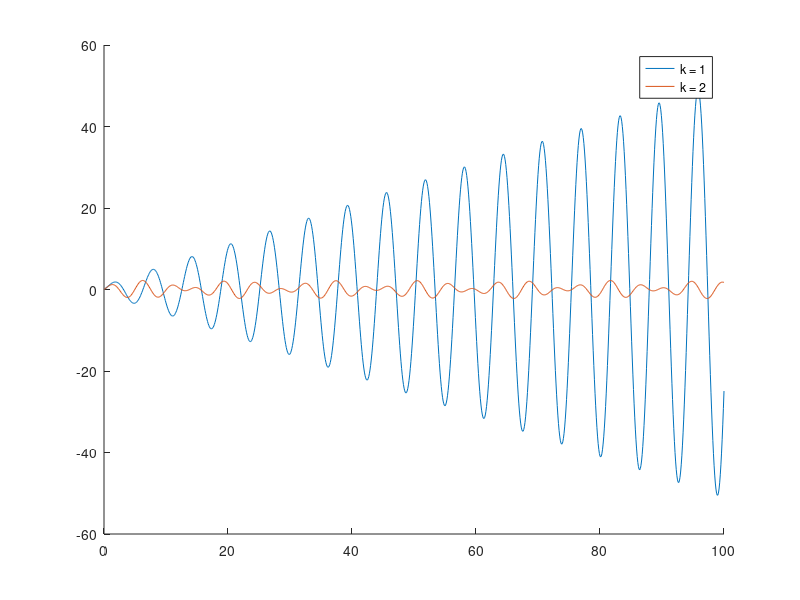

This chart was generated by the following MATLAB code:
h = 0.1;
t = (0:h:100)'; N = length(t);
Dt = spdiags([-1/2,0,1/2]/h.*ones(N,1), [-1 0 1], N, N)
Dt(1,1:3) = [-3/2,2,-1/2]./h
Dt(N,N-2:N) = [1/2,-2,3/2]./h

D2t = spdiags([1,-2,1]/h^2 .* ones(N,1), [-1 0 1], N, N);
D2t(1,1:4) = [2 -5 4 -1]./h^2;
D2t(N,N-3:N) = [-1 4 -5 2]./h^2;

for k = 1:2
    Op = (D2t + k*eye(N));
    Op(1,:) = zeros(1,N); Op(1,1) = 1;
    Op(N,:) = Dt(1,:);
    f = cos(t);
    f([1,N]) = [0,1];
    x = Op\f;
    hold on;
    plot(t,x);
end   
legend('k = 1','k = 2');

% With the k = 1 equation, the oscillator's natural frequency is matched,
% creating resonance and causing the amplitude to increase forever. With
% the k = 2 equation, beating occurs due to a mismatch in the frequencies.
% The k = 1 instance is more likely to break due to its infinitely
% increasing amplitude.